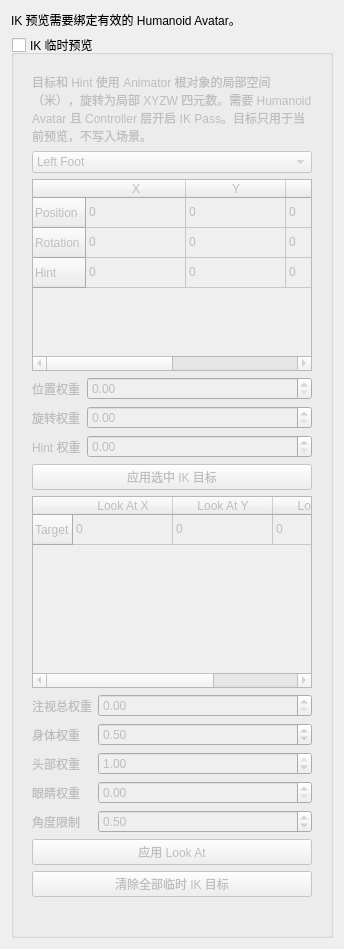
<?xml version='1.0' encoding='UTF-8'?>
<ui version="4.0">
 <class>AnimatorIKEditorForm</class>
 <widget class="QWidget" name="AnimatorIKEditorForm">
  <layout class="QVBoxLayout" name="mainLayout">
   <item>
    <widget class="QLabel" name="requiresAvatarLabel">
     <property name="text">
      <string>IK 预览需要绑定有效的 Humanoid Avatar。</string>
     </property>
     <property name="wordWrap">
      <bool>true</bool>
     </property>
    </widget>
   </item>
   <item>
    <widget class="QGroupBox" name="ikGroup">
     <property name="title">
      <string>IK 临时预览</string>
     </property>
     <property name="checkable">
      <bool>true</bool>
     </property>
     <property name="checked">
      <bool>false</bool>
     </property>
     <layout class="QVBoxLayout" name="ikLayout">
      <item>
       <widget class="QWidget" name="controls">
        <layout class="QVBoxLayout" name="controlsLayout">
         <item>
          <widget class="QLabel" name="helpLabel">
           <property name="text">
            <string>目标和 Hint 使用 Animator 根对象的局部空间（米），旋转为局部 XYZW 四元数。需要 Humanoid Avatar 且 Controller 层开启 IK Pass。目标只用于当前预览，不写入场景。</string>
           </property>
           <property name="wordWrap">
            <bool>true</bool>
           </property>
          </widget>
         </item>
         <item>
          <widget class="QComboBox" name="goalCombo">
           <item>
            <property name="text">
             <string>Left Foot</string>
            </property>
           </item>
           <item>
            <property name="text">
             <string>Right Foot</string>
            </property>
           </item>
           <item>
            <property name="text">
             <string>Left Hand</string>
            </property>
           </item>
           <item>
            <property name="text">
             <string>Right Hand</string>
            </property>
           </item>
          </widget>
         </item>
         <item>
          <widget class="QTableWidget" name="goalTable">
           <column>
            <property name="text">
             <string>X</string>
            </property>
           </column>
           <column>
            <property name="text">
             <string>Y</string>
            </property>
           </column>
           <column>
            <property name="text">
             <string>Z</string>
            </property>
           </column>
           <column>
            <property name="text">
             <string>W</string>
            </property>
           </column>
           <row>
            <property name="text">
             <string>Position</string>
            </property>
           </row>
           <row>
            <property name="text">
             <string>Rotation</string>
            </property>
           </row>
           <row>
            <property name="text">
             <string>Hint</string>
            </property>
           </row>
           <item row="0" column="0">
            <property name="text">
             <string>0</string>
            </property>
           </item>
           <item row="0" column="1">
            <property name="text">
             <string>0</string>
            </property>
           </item>
           <item row="0" column="2">
            <property name="text">
             <string>0</string>
            </property>
           </item>
           <item row="0" column="3">
            <property name="text">
             <string>0</string>
            </property>
           </item>
           <item row="1" column="0">
            <property name="text">
             <string>0</string>
            </property>
           </item>
           <item row="1" column="1">
            <property name="text">
             <string>0</string>
            </property>
           </item>
           <item row="1" column="2">
            <property name="text">
             <string>0</string>
            </property>
           </item>
           <item row="1" column="3">
            <property name="text">
             <string>1</string>
            </property>
           </item>
           <item row="2" column="0">
            <property name="text">
             <string>0</string>
            </property>
           </item>
           <item row="2" column="1">
            <property name="text">
             <string>0</string>
            </property>
           </item>
           <item row="2" column="2">
            <property name="text">
             <string>0</string>
            </property>
           </item>
           <item row="2" column="3">
            <property name="text">
             <string>0</string>
            </property>
           </item>
          </widget>
         </item>
         <item>
          <layout class="QFormLayout" name="weightsForm">
           <item row="0" column="0">
            <widget class="QLabel" name="positionWeightSpinLabel">
             <property name="text">
              <string>位置权重</string>
             </property>
            </widget>
           </item>
           <item row="0" column="1">
            <widget class="QDoubleSpinBox" name="positionWeightSpin">
             <property name="maximum">
              <double>1</double>
             </property>
             <property name="singleStep">
              <double>0.05</double>
             </property>
             <property name="keyboardTracking">
              <bool>false</bool>
             </property>
            </widget>
           </item>
           <item row="1" column="0">
            <widget class="QLabel" name="rotationWeightSpinLabel">
             <property name="text">
              <string>旋转权重</string>
             </property>
            </widget>
           </item>
           <item row="1" column="1">
            <widget class="QDoubleSpinBox" name="rotationWeightSpin">
             <property name="maximum">
              <double>1</double>
             </property>
             <property name="singleStep">
              <double>0.05</double>
             </property>
             <property name="keyboardTracking">
              <bool>false</bool>
             </property>
            </widget>
           </item>
           <item row="2" column="0">
            <widget class="QLabel" name="hintWeightSpinLabel">
             <property name="text">
              <string>Hint 权重</string>
             </property>
            </widget>
           </item>
           <item row="2" column="1">
            <widget class="QDoubleSpinBox" name="hintWeightSpin">
             <property name="maximum">
              <double>1</double>
             </property>
             <property name="singleStep">
              <double>0.05</double>
             </property>
             <property name="keyboardTracking">
              <bool>false</bool>
             </property>
            </widget>
           </item>
          </layout>
         </item>
         <item>
          <widget class="QPushButton" name="applyGoalButton">
           <property name="text">
            <string>应用选中 IK 目标</string>
           </property>
          </widget>
         </item>
         <item>
          <widget class="QTableWidget" name="lookAtTable">
           <column>
            <property name="text">
             <string>Look At X</string>
            </property>
           </column>
           <column>
            <property name="text">
             <string>Look At Y</string>
            </property>
           </column>
           <column>
            <property name="text">
             <string>Look At Z</string>
            </property>
           </column>
           <row>
            <property name="text">
             <string>Target</string>
            </property>
           </row>
           <item row="0" column="0">
            <property name="text">
             <string>0</string>
            </property>
           </item>
           <item row="0" column="1">
            <property name="text">
             <string>0</string>
            </property>
           </item>
           <item row="0" column="2">
            <property name="text">
             <string>0</string>
            </property>
           </item>
          </widget>
         </item>
         <item>
          <layout class="QFormLayout" name="lookForm">
           <item row="0" column="0">
            <widget class="QLabel" name="lookWeightSpinLabel">
             <property name="text">
              <string>注视总权重</string>
             </property>
            </widget>
           </item>
           <item row="0" column="1">
            <widget class="QDoubleSpinBox" name="lookWeightSpin">
             <property name="maximum">
              <double>1</double>
             </property>
             <property name="singleStep">
              <double>0.05</double>
             </property>
             <property name="value">
              <double>0</double>
             </property>
             <property name="keyboardTracking">
              <bool>false</bool>
             </property>
            </widget>
           </item>
           <item row="1" column="0">
            <widget class="QLabel" name="bodyWeightSpinLabel">
             <property name="text">
              <string>身体权重</string>
             </property>
            </widget>
           </item>
           <item row="1" column="1">
            <widget class="QDoubleSpinBox" name="bodyWeightSpin">
             <property name="maximum">
              <double>1</double>
             </property>
             <property name="singleStep">
              <double>0.05</double>
             </property>
             <property name="value">
              <double>0.5</double>
             </property>
             <property name="keyboardTracking">
              <bool>false</bool>
             </property>
            </widget>
           </item>
           <item row="2" column="0">
            <widget class="QLabel" name="headWeightSpinLabel">
             <property name="text">
              <string>头部权重</string>
             </property>
            </widget>
           </item>
           <item row="2" column="1">
            <widget class="QDoubleSpinBox" name="headWeightSpin">
             <property name="maximum">
              <double>1</double>
             </property>
             <property name="singleStep">
              <double>0.05</double>
             </property>
             <property name="value">
              <double>1</double>
             </property>
             <property name="keyboardTracking">
              <bool>false</bool>
             </property>
            </widget>
           </item>
           <item row="3" column="0">
            <widget class="QLabel" name="eyesWeightSpinLabel">
             <property name="text">
              <string>眼睛权重</string>
             </property>
            </widget>
           </item>
           <item row="3" column="1">
            <widget class="QDoubleSpinBox" name="eyesWeightSpin">
             <property name="maximum">
              <double>1</double>
             </property>
             <property name="singleStep">
              <double>0.05</double>
             </property>
             <property name="value">
              <double>0</double>
             </property>
             <property name="keyboardTracking">
              <bool>false</bool>
             </property>
            </widget>
           </item>
           <item row="4" column="0">
            <widget class="QLabel" name="clampWeightSpinLabel">
             <property name="text">
              <string>角度限制</string>
             </property>
            </widget>
           </item>
           <item row="4" column="1">
            <widget class="QDoubleSpinBox" name="clampWeightSpin">
             <property name="maximum">
              <double>1</double>
             </property>
             <property name="singleStep">
              <double>0.05</double>
             </property>
             <property name="value">
              <double>0.5</double>
             </property>
             <property name="keyboardTracking">
              <bool>false</bool>
             </property>
            </widget>
           </item>
          </layout>
         </item>
         <item>
          <widget class="QPushButton" name="applyLookAtButton">
           <property name="text">
            <string>应用 Look At</string>
           </property>
          </widget>
         </item>
         <item>
          <widget class="QPushButton" name="clearIKButton">
           <property name="text">
            <string>清除全部临时 IK 目标</string>
           </property>
          </widget>
         </item>
         <item>
          <widget class="QLabel" name="statusLabel">
           <property name="text">
            <string />
           </property>
          </widget>
         </item>
        </layout>
       </widget>
      </item>
     </layout>
    </widget>
   </item>
  </layout>
 </widget>
</ui>
